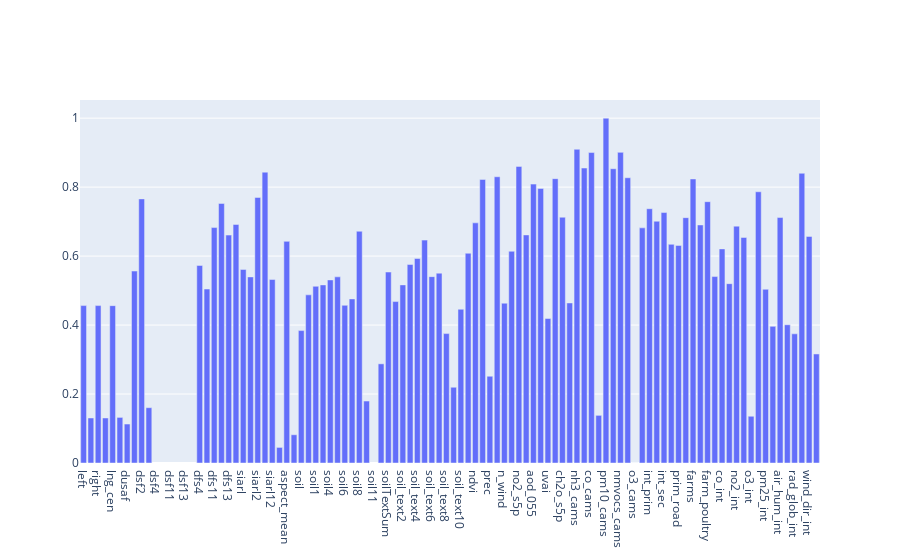

Source (notebook cell):
### Markdown cell above
### Kendall tau
As the Spearmanr correlation coefficient, is based on the ranks of data.
In most of the situations, the interpretations of Kendall’s tau and Spearman’s rank correlation coefficient are very similar and thus invariably lead to the same inferences.
The algorithm evaluate the index for each feature variable.

### Code cell
tuple = m.kendall(X, Y, RESULTS_NORMALIZED)
#results saved in an external .csv
tuple.to_csv(r'results/kendall.csv', index = False)

### Figure 1 — Plotly figure (JSON) as saved in the notebook; plotly's stock layout.template omitted (floating-point values rounded to 4 significant figures)
{"data": [{"x": ["left", "bottom", "right", "top", "lng_cen", "lat_cen", "dusaf", "dusafSum", "dsf2", "dsf3", "dsf4", "dsf5", "dsf11", "dsf12", "dsf13", "dsf14", "dfs4", "dfs5", "dfs11", "dfs12", "dfs13", "dfs14", "siarl", "siarlSum", "siarl2", "siarl9", "siarl12", "h_mean", "aspect_mean", "slope_mean", "soil", "soilSum", "soil1", "soil2", "soil4", "soil5", "soil6", "soil7", "soil8", "soil9", "soil11", "soil_text", "soilTextSum", "soil_text1", "soil_text2", "soil_text3", "soil_text4", "soil_text5", "soil_text6", "soil_text7", "soil_text8", "soil_text9", "soil_text10", "soil_moist", "ndvi", "temp_2m", "prec", "press", "n_wind", "e_wind", "no2_s5p", "so2_s5p", "aod_055", "aod_047", "uvai", "co_s5p", "ch2o_s5p", "o3_s5p", "nh3_cams", "no_cams", "co_cams", "dust_cams", "pm10_cams", "no2_cams", "nmvocs_cams", "so2_cams", "o3_cams", "pop", "int_prim", "int_prim_sec", "int_sec", "highway", "prim_road", "sec_road", "farms", "farm_pigs", "farm_poultry", "farm_sheep", "co_int", "nh3_int", "no2_int", "nox_int", "o3_int", "pm10_int", "pm25_int", "so2_int", "air_hum_int", "prec_int", "rad_glob_int", "temp_int", "wind_dir_int", "wind_speed_int"], "y": [0.4565, 0.1305, 0.4565, 0.1305, 0.4563, 0.1322, 0.113, 0.5566, 0.7659, 0.1604, null, null, null, null, null, null, 0.5728, 0.5045, 0.6827, 0.7527, 0.6609, 0.6917, 0.5614, 0.5397, 0.7701, 0.8434, 0.532, 0.04521, 0.6427, 0.08193, 0.384, 0.4876, 0.5124, 0.5164, 0.5309, 0.5398, 0.4572, 0.4759, 0.672, 0.1797, null, 0.2876, 0.5538, 0.4681, 0.5165, 0.5755, 0.5932, 0.6463, 0.5404, 0.5505, 0.3753, 0.2197, 0.4458, 0.6082, 0.6964, 0.8224, 0.2516, 0.8301, 0.4634, 0.6139, 0.8601, 0.6614, 0.8087, 0.7962, 0.4189, 0.8245, 0.7127, 0.4641, 0.9097, 0.8554, 0.9002, 0.1382, 1.0, 0.8533, 0.9008, 0.8271, 0.0, 0.6818, 0.7374, 0.7011, 0.7262, 0.6341, 0.6309, 0.7114, 0.8237, 0.6903, 0.7578, 0.5406, 0.6209, 0.52, 0.6869, 0.6541, 0.1356, 0.7865, 0.5038, 0.3962, 0.7118, 0.4009, 0.3746, 0.8402, 0.657, 0.3162], "type": "bar"}], "layout": {}}
